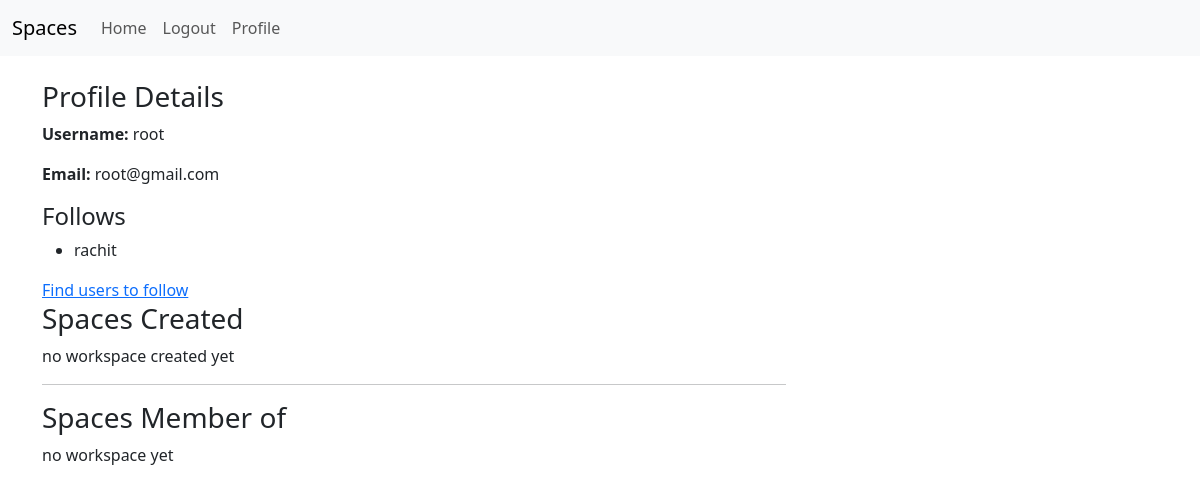
/user/profile/ (signed in), run on an earlier commit of the app's database.
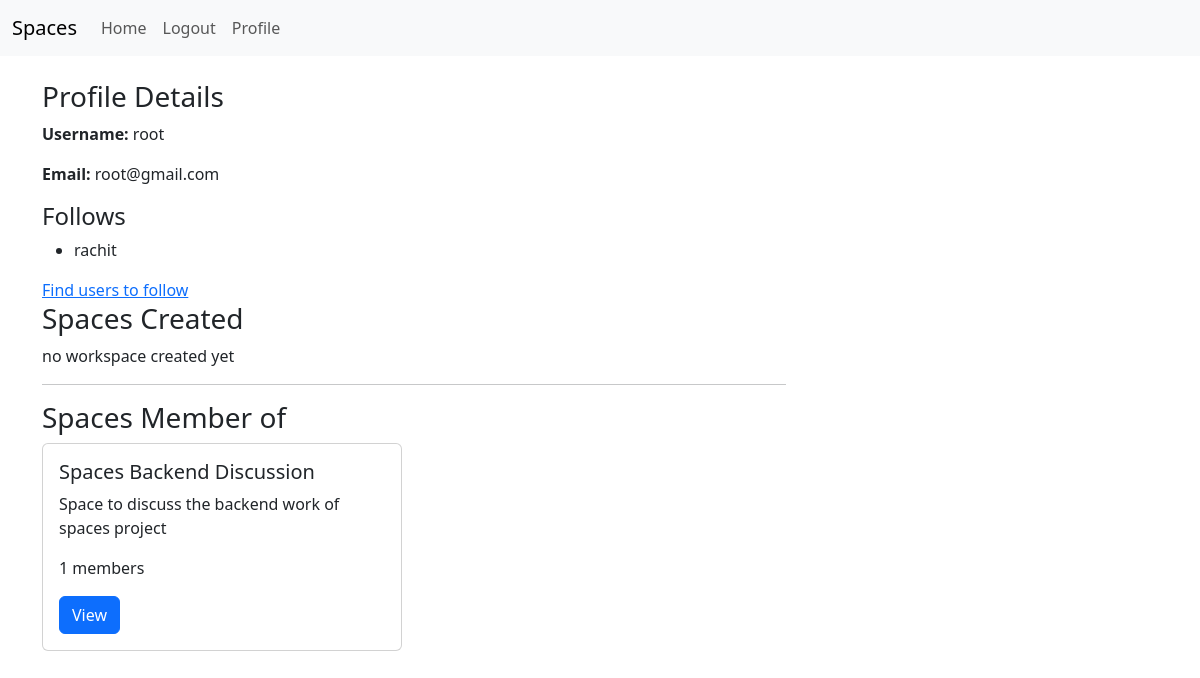
And on a later commit of the database.
### user/models.py (models this page shows, shortened)
class Profile(models.Model):
    user = models.OneToOneField(User, on_delete=models.CASCADE)
    follows = models.ManyToManyField("self", related_name="followed_by", symmetrical=True, blank=True)

### workspace/models.py (models this page shows, shortened)
class Workspace(models.Model):
    name = models.CharField(max_length=255)
    description = models.TextField(blank=True, null=True)
    creator = models.ForeignKey(User, on_delete=models.CASCADE, related_name='created_workspaces')
    members = models.ManyToManyField(User, related_name='workspaces')
    created_at = models.DateTimeField(auto_now_add=True)

### user/views.py (the view)
# urls.py: path('profile/', views.user_profile_view, name='profile'),
def user_profile_view(request):
    user = request.user
    user_spaces = Workspace.objects.filter(creator=user)
    spaces_member = Workspace.objects.filter(Q(members=user))
    context = {
        'user': user,
        'user_spaces': user_spaces,
        'spaces_member': spaces_member,
    }
    if user is not None:
        return render(request, 'user/profile.html', context=context)
    else:
        return redirect('login')

### user/templates/user/profile.html (shortened to what this page needs)
{% extends 'user/base.html' %}
{% block content %}
<div class="row">
    <div class="col-md-4">
        <h3>Profile Details</h3>
        <p><strong>Username:</strong> {{ user.username }}</p>
        <p><strong>Email:</strong> {{ user.email }}</p>
        <h4>Follows</h4>
        {% if user.profile.follows.all %}
            <ul>
                {% for profile in user.profile.follows.all %}
                    <li>{{ profile.user.username }}</li>
                {% endfor %}
            </ul>
        {% else %}
            <p>No User added yet</p>
        {% endif %}
        <a href="{% url 'search' %}">Find users to follow</a>
    </div>
    </div>
    <div class="col-md-8">
        <h3>Spaces Created</h3>
        {% if user_spaces %}
            {% for workspace in user_spaces %}
            <div class="row">
                <div class="col-md-6">
                    <div class="card mb-3">
                        <div class="card-body">
                            <h5 class="card-title">{{ workspace.name }}</h5>
                            <p class="card-text">{{ workspace.description }}</p>
                            <span class="muted-text">{{ workspace.members.count }} members</span>
                            <p></p>
                            <a href="{% url 'workspace_view' workspace.id %}" class="btn btn-primary">View</a>
                            {% if workspace.creator == current_user %}
                            <a href="{% url 'delete_workspace' workspace.id %}" class="btn btn-danger">Delete</a>
                            {% endif %}
                        </div>
                    </div>
                </div>
            </div>
            {% endfor %}
        {% else %}
            no workspace created yet
        {% endif %}
        <hr>
        <h3>Spaces Member of</h3>
        {% if spaces_member %}
            {% for workspace in spaces_member %}
            <div class="row">
                <div class="col-md-6">
                    <div class="card mb-3">
                        <div class="card-body">
                            <h5 class="card-title">{{ workspace.name }}</h5>
                            <p class="card-text">{{ workspace.description }}</p>
                            <span class="muted-text">{{ workspace.members.count }} members</span>
                            <a href="{% url 'workspace_view' workspace.id %}" class="btn btn-primary">View</a>
                        </div>
                    </div>
                </div>
            </div>
            {% endfor %}
        {% else %}
            no workspace yet
        {% endif %}
    </div>
</div>
{% endblock %}

### user/templates/user/base.html (shortened to what this page needs)
<!DOCTYPE html>
<html lang="en">
<head>
    <link href="https://cdn.jsdelivr.net/npm/bootstrap@5.3.0-alpha3/dist/css/bootstrap.min.css" rel="stylesheet">
</head>
<body>
    <nav class="navbar navbar-expand-lg navbar-light bg-light">
        <div class="container-fluid">
            <a class="navbar-brand" href="#">Spaces</a>
            <div class="collapse navbar-collapse" id="navbarNav">
                <ul class="navbar-nav">
                    <li class="nav-item">
                        <a class="nav-link" href="{% url 'workspace_home' %}">Home</a>
                    </li>
                    {% if user.is_authenticated %}
                    <li class="nav-item">
                        <a class="nav-link" href="{% url 'logout' %}">Logout</a>
                    </li>
                    <li class="nav-item">
                        <a class="nav-link" href="{% url 'profile' %}">Profile</a>
                    </li>
                    {% else %}
                    <li class="nav-item">
                        <a class="nav-link" href="{% url 'login' %}">Login</a>
                    </li>
                    {% endif %}
                </ul>
            </div>
        </div>
    </nav>
    <div class="container mt-4">
        {% block content %}
        {% endblock %}
</body>
</html>

What changed in the data, as far as the page shows it:
added Workspace: name "Spaces Backend Discussion", description "Space to discuss the backend work of spaces project", members.count "1"
Also different on the page:
text no longer shown: "no workspace yet"
